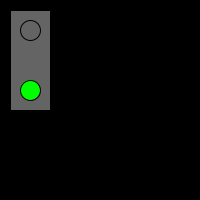
Frame 1 (no input)
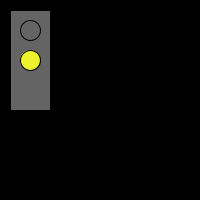
Frame 60 (the mouse pressed at the canvas centre just before this capture)
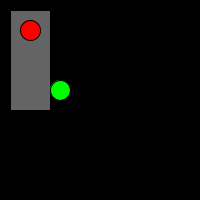
Frame 120 (the mouse held since frame 60 and released just before this capture)

The Processing sketch that drew these frames (run headless with seeded random() and noise(); from frame 60 on, the mouse is pressed at the canvas centre):

// Processing sketch: processing_100345
// ── processing_100345.pde

int counter = 0; 
// counter will function as timer
int step = 0;
// step will track which state light(s) are in

void setup() {
  size(200,200);
}

void draw() {

  // using functions to keep draw nice and simple
  background(0);
  advanceCounter();
  drawLight();
  drawFlashingGreen();
}

void advanceCounter() {
  // main logic for state machine  
  counter++;
  if (counter==200) {
    counter=0;
    step=0;
  } else if (counter==50) {
    step=1;
  } else if (counter==70) {
    step=2;
  }  
}


void drawLight(){
  // draw the light based on what step it is on
  // draws the red light as an 'empty' circle when unlit
  // draws yellow and green only when on
  
  fill(100);
  rect(10,10,40,100);
  
  // red light
  // draws an 'empty' light if not on
  if (step==2) {
    fill(255,0,0);
  } else {
    fill(100);
  }
  ellipse(30,30,20,20);
  
  // yellow light
  // just draws it if it is on
 if (step==1) {
    fill(#EEF22C); // just pulled yellow from colour selector
    ellipse(30,60,20,20);
  }  
  
  
  // green light
  if (step==0) {
    fill(0,255,0);
    ellipse(30,90,20,20);
  }
}


void drawFlashingGreen() {
  // use existing counter and step to 
  // draw a flashing green
  
  // counter/10%2 - divides counter by 10 and returns integer
  // and then sees if there is a remainder
  // when divided by 2
  // so: 70-79 will be 1, 80-89 will be 0, etc.
  
  fill(0,255,0);
  if (step==2 && round(counter/10)%2==0) {
    ellipse(60,90,20,20);  
  }

}
